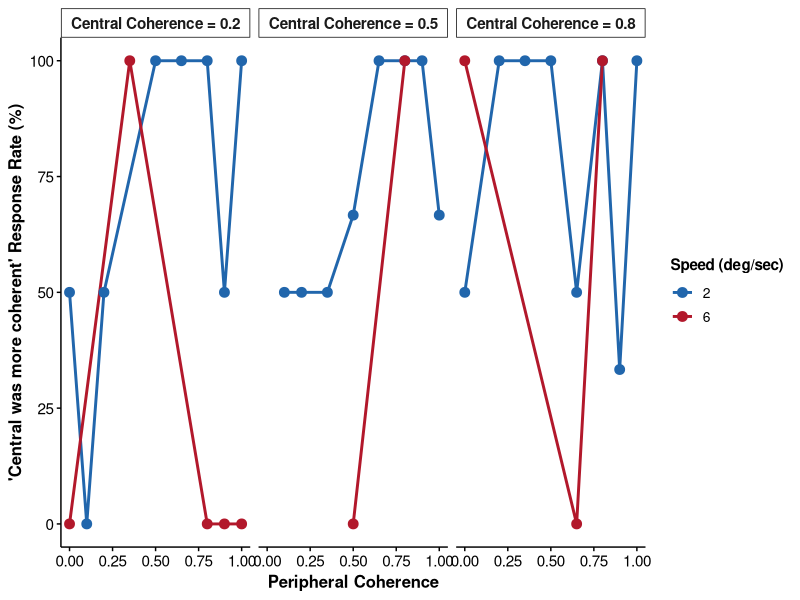
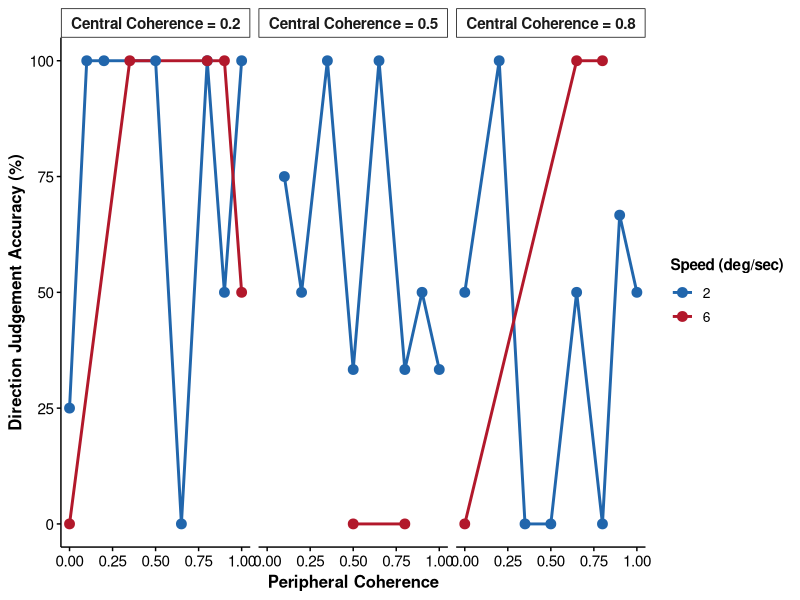
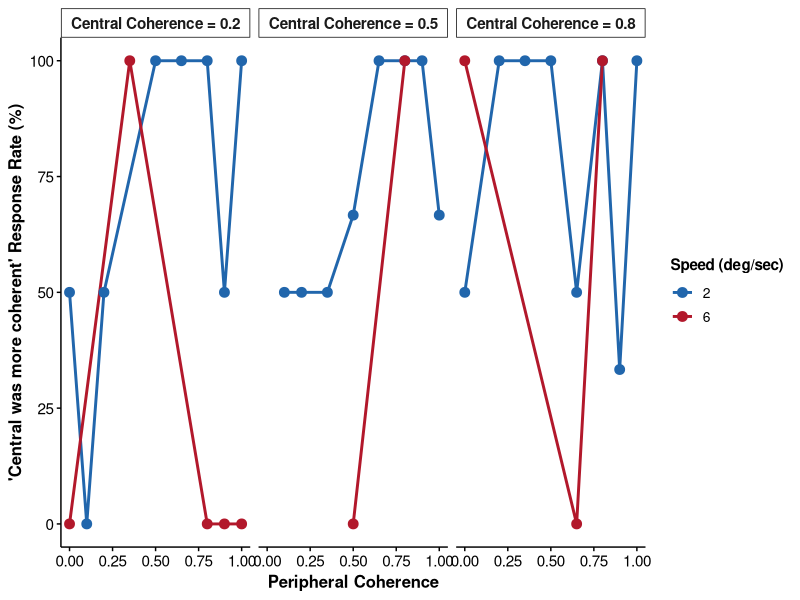
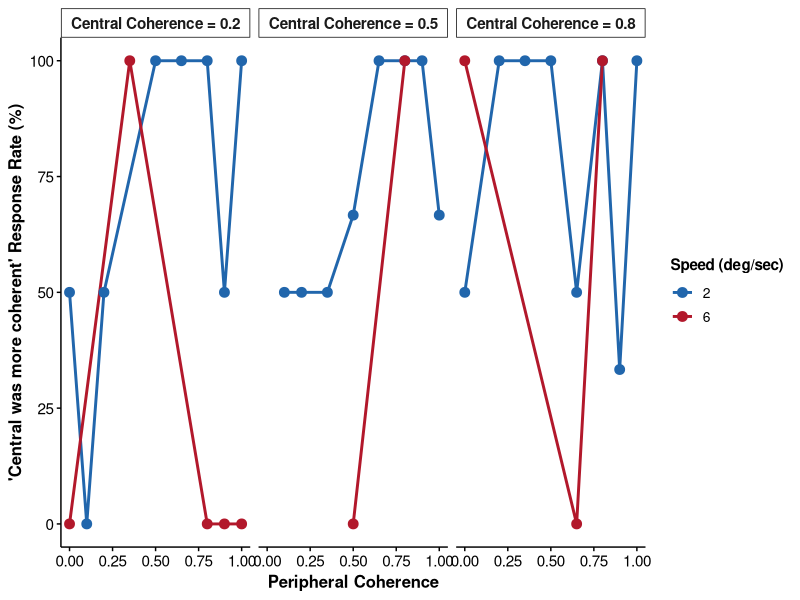
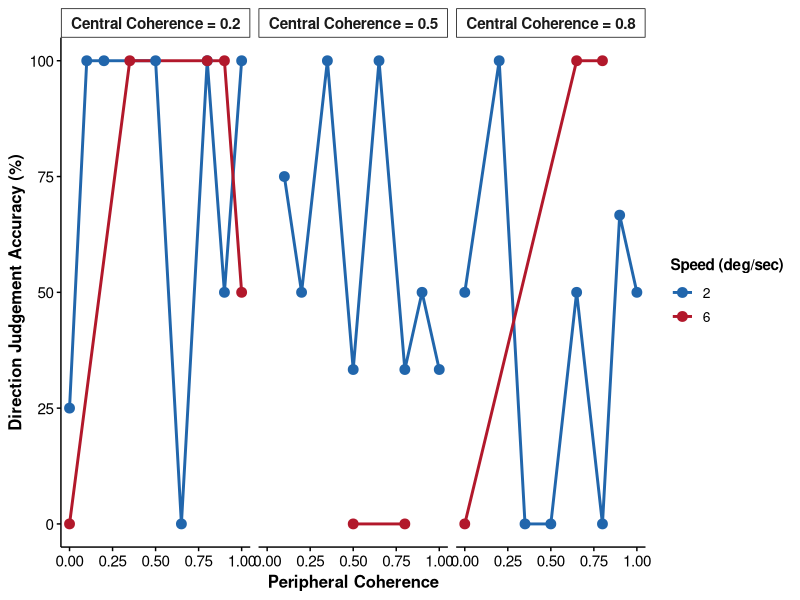
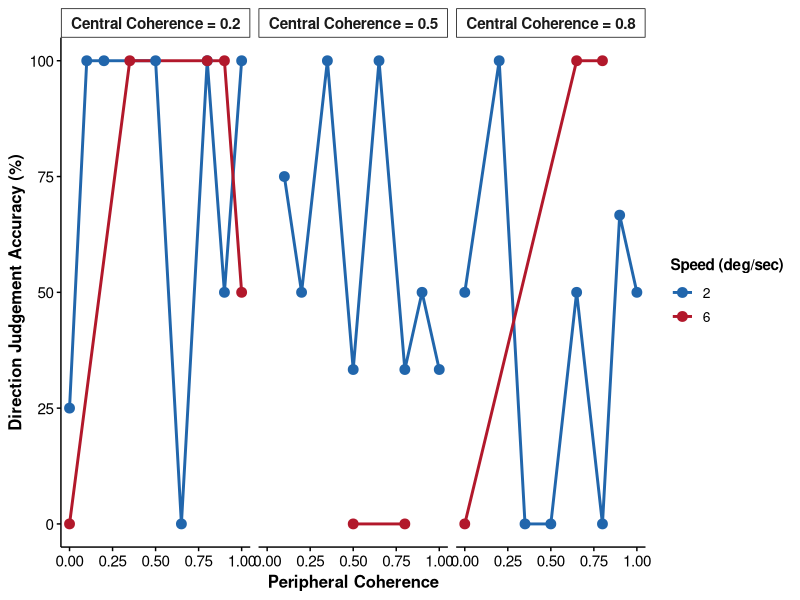

R code for these plots, in order:
# 必要なパッケージの読み込み
library(dplyr)
library(ggplot2)

# データの読み込みpaired_2_20
data <- read.csv("combined_paired_data.csv", stringsAsFactors = FALSE)

# outframeの条件による割合を計算
total_rows <- nrow(data)
outframe1_only <- sum(data$outframe1 < 7 & data$outframe2 >= 7, na.rm = TRUE)
outframe2_only <- sum(data$outframe2 < 7 & data$outframe1 >= 7, na.rm = TRUE)
both_outframes <- sum(data$outframe1 < 7 & data$outframe2 < 7, na.rm = TRUE)

cat("=== Outframe条件の割合 ===\n")
cat(sprintf("outframe1のみ < 7: %.2f%% (%d/%d)\n", 
            (outframe1_only / total_rows) * 100, outframe1_only, total_rows))
cat(sprintf("outframe2のみ < 7: %.2f%% (%d/%d)\n", 
            (outframe2_only / total_rows) * 100, outframe2_only, total_rows))
cat(sprintf("両方とも < 7: %.2f%% (%d/%d)\n", 
            (both_outframes / total_rows) * 100, both_outframes, total_rows))
cat(sprintf("合計（少なくとも1つ < 7）: %.2f%%\n\n", 
            ((outframe1_only + outframe2_only + both_outframes) / total_rows) * 100))

# データのフィルタリング
filtered_data <- data %>%
  filter(outframe1 < 7, outframe2 < 7) %>%
  filter(participantNo == 2)
  
cat(sprintf("フィルタリング後のデータ数: %d行\n\n", nrow(filtered_data)))

# resp_center_is_more_coherentの回答率を計算
# TRUEまたは1を「正答」として扱う
plot_data_center <- filtered_data %>%
  mutate(
    # resp_center_is_more_coherentを数値化（TRUE/1 = 1, FALSE/0 = 0）
    response = as.numeric(resp_center_is_more_coherent)
  ) %>%
  group_by(centralCoh, peripheralCoh, speed) %>%
  summarise(
    response_rate = mean(response, na.rm = TRUE) * 100,
    n = n(),
    .groups = "drop"
  )

# resp_dir_TorFの回答率を計算
plot_data_dir <- filtered_data %>%
  mutate(
    # resp_dir_TorFを数値化（TRUE/1 = 1, FALSE/0 = 0）
    response = as.numeric(resp_dir_TorF)
  ) %>%
  group_by(centralCoh, peripheralCoh, speed) %>%
  summarise(
    response_rate = mean(response, na.rm = TRUE) * 100,
    n = n(),
    .groups = "drop"
  )

# speedをfactorに変換（凡例用）
plot_data_center$speed <- factor(plot_data_center$speed, 
                                 levels = c(2, 6),
                                 labels = c("2", "6"))

plot_data_dir$speed <- factor(plot_data_dir$speed, 
                              levels = c(2, 6),
                              labels = c("2", "6"))

# APAスタイルのテーマを作成
apa_theme <- theme_classic(base_size = 12, base_family = "sans") +
  theme(
    plot.title = element_text(hjust = 0.5, face = "bold", size = 14),
    axis.title = element_text(face = "bold", size = 12),
    axis.text = element_text(size = 11, color = "black"),
    legend.title = element_text(face = "bold", size = 11),
    legend.text = element_text(size = 10),
    legend.position = "right",
    panel.grid.major = element_blank(),
    panel.grid.minor = element_blank(),
    axis.line = element_line(color = "black", linewidth = 0.5),
    axis.ticks = element_line(color = "black", linewidth = 0.5),
    strip.background = element_rect(fill = "white", color = "black", linewidth = 0.5),
    strip.text = element_text(face = "bold", size = 11)
  )

# グラフ1: resp_center_is_more_coherentの作成（centralCohごとにファセット）
p1 <- ggplot(plot_data_center, aes(x = peripheralCoh, y = response_rate, 
                                   color = speed, group = speed)) +
  geom_line(linewidth = 1) +
  geom_point(size = 3) +
  facet_wrap(~ centralCoh, nrow = 1, 
             labeller = labeller(centralCoh = function(x) paste("Central Coherence =", x))) +
  scale_y_continuous(limits = c(0, 100), breaks = seq(0, 100, 25)) +
  scale_color_manual(values = c("2" = "#2166AC", "6" = "#B2182B"),
                     name = "Speed (deg/sec)") +
  labs(
    x = "Peripheral Coherence",
    y = "'Central was more coherent' Response Rate (%)"
  ) +
  apa_theme

# グラフ2: resp_dir_TorFの作成（centralCohごとにファセット）
p2 <- ggplot(plot_data_dir, aes(x = peripheralCoh, y = response_rate, 
                                color = speed, group = speed)) +
  geom_line(linewidth = 1) +
  geom_point(size = 3) +
  facet_wrap(~ centralCoh, nrow = 1, 
             labeller = labeller(centralCoh = function(x) paste("Central Coherence =", x))) +
  scale_y_continuous(limits = c(0, 100), breaks = seq(0, 100, 25)) +
  scale_color_manual(values = c("2" = "#2166AC", "6" = "#B2182B"),
                     name = "Speed (deg/sec)") +
  labs(
    x = "Peripheral Coherence",
    y = "Direction Judgement Accuracy (%)"
  ) +
  apa_theme

# グラフを表示
print(p1)
print(p2)

# グラフを保存
ggsave("response_rate_center_coherent.png", plot = p1, 
       width = 12, height = 4, dpi = 300, bg = "white")
ggsave("response_rate_center_coherent.pdf", plot = p1, 
       width = 12, height = 4)

ggsave("response_rate_direction.png", plot = p2, 
       width = 12, height = 4, dpi = 300, bg = "white")
ggsave("response_rate_direction.pdf", plot = p2, 
       width = 12, height = 4)

cat("グラフを保存しました:\n")
cat("- response_rate_center_coherent.png/pdf\n")
cat("- response_rate_direction.png/pdf\n")